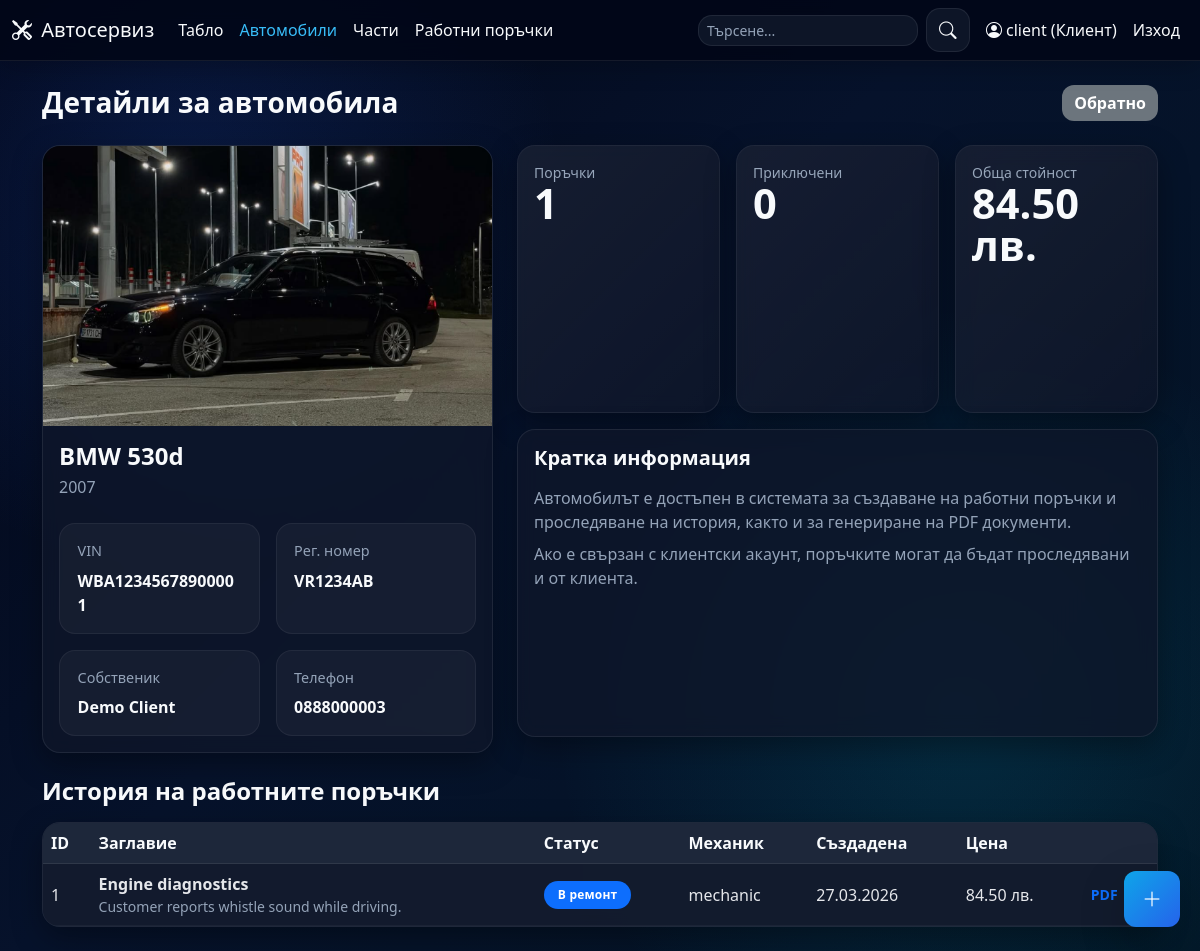
The app's page /cars/1 (signed in) with its own data.
### app/models.py (models this page shows, shortened)
class User(UserMixin, db.Model):
    id = db.Column(db.Integer, primary_key=True)
    username = db.Column(db.String(80), unique=True, nullable=False)
    password_hash = db.Column(db.String(255), nullable=False)
    role = db.Column(db.String(20), nullable=False, default='client')
    full_name = db.Column(db.String(120))
    phone = db.Column(db.String(30))
    created_at = db.Column(db.DateTime, default=datetime.now)
    cars = db.relationship('Car', backref='user', lazy=True)

class Car(db.Model):
    id = db.Column(db.Integer, primary_key=True)
    vin = db.Column(db.String(64), unique=True, nullable=False)
    registration_number = db.Column(db.String(32), unique=True)
    make = db.Column(db.String(80), nullable=False)
    model = db.Column(db.String(80), nullable=False)
    year = db.Column(db.Integer)
    owner_name = db.Column(db.String(120), nullable=False)
    owner_phone = db.Column(db.String(30))
    image_filename = db.Column(db.String(255))
    user_id = db.Column(db.Integer, db.ForeignKey('user.id'))
    created_at = db.Column(db.DateTime, default=datetime.now)
    orders = db.relationship('WorkOrder', backref='car', lazy=True, cascade='all, delete-orphan')

class WorkOrder(db.Model):
    id = db.Column(db.Integer, primary_key=True)
    title = db.Column(db.String(150), nullable=False)
    description = db.Column(db.Text, nullable=False)
    status = db.Column(db.String(30), nullable=False, default='open')
    notes = db.Column(db.Text)
    labor_cost = db.Column(db.Float, nullable=False, default=0.0)
    created_at = db.Column(db.DateTime, default=datetime.now)
    updated_at = db.Column(db.DateTime, default=datetime.now, onupdate=datetime.now)
    car_id = db.Column(db.Integer, db.ForeignKey('car.id'), nullable=False)
    client_id = db.Column(db.Integer, db.ForeignKey('user.id'))
    mechanic_id = db.Column(db.Integer, db.ForeignKey('user.id'))
    created_by_id = db.Column(db.Integer, db.ForeignKey('user.id'))
    client = db.relationship('User', foreign_keys=[client_id], backref='client_orders')
    mechanic = db.relationship('User', foreign_keys=[mechanic_id], backref='assigned_orders')
    created_by = db.relationship('User', foreign_keys=[created_by_id], backref='created_orders')
    parts = db.relationship('WorkOrderPart', backref='work_order', lazy=True, cascade='all, delete-orphan')
    @property
    def total_parts_cost(self):
        return round(sum((link.unit_price_snapshot or 0) * link.quantity_used for link in self.parts), 2)
    @property
    def total_cost(self):
        return round((self.labor_cost or 0) + self.total_parts_cost, 2)

class WorkOrderPart(db.Model):
    id = db.Column(db.Integer, primary_key=True)
    work_order_id = db.Column(db.Integer, db.ForeignKey('work_order.id'), nullable=False)
    part_id = db.Column(db.Integer, db.ForeignKey('part.id'), nullable=False)
    quantity_used = db.Column(db.Integer, nullable=False, default=1)
    unit_price_snapshot = db.Column(db.Float, nullable=False, default=0.0)

### app/routes_cars.py (the view)
    @app.route('/cars/<int:car_id>')
    @login_required
    def car_details(car_id):
        car = Car.query.get_or_404(car_id)
        if not car_access_allowed(car):
            flash('Нямате достъп до този автомобил.', 'danger')
            return redirect(url_for('list_cars'))
        return render_template('car_details.html', car=car, orders=car.orders)

### app/route_support.py (called while the page is built)
def register_template_helpers(app):
    @app.context_processor
    def inject_status_helpers():
        return {
            'status_label': status_label,
            'status_badge': status_badge,
            'status_meta': STATUS_META,
            'role_label': role_label,
            'pdf_export_enabled': pdf_export_available(),
        }

def status_label(status: str) -> str:
    return STATUS_META.get(status, {}).get('label', status)

def status_badge(status: str) -> str:
    return STATUS_META.get(status, {}).get('badge', 'text-bg-light')

def role_label(role: str) -> str:
    return ROLE_META.get(role, role)

def load_pdf_dependencies():
    pagesizes = import_module('reportlab.lib.pagesizes')
    utils = import_module('reportlab.lib.utils')
    pdfbase = import_module('reportlab.pdfbase')
    ttfonts = import_module('reportlab.pdfbase.ttfonts')
    pdfgen = import_module('reportlab.pdfgen.canvas')
    return {
        'A4': pagesizes.A4,
        'simple_split': utils.simpleSplit,
        'pdfmetrics': pdfbase.pdfmetrics,
        'ttfont': ttfonts.TTFont,
        'canvas': pdfgen,
    }

def pdf_export_available() -> bool:
    try:
        load_pdf_dependencies()
    except ImportError:
        return False
    return True

def car_access_allowed(car: Car) -> bool:
    if current_user.role in {'manager', 'mechanic'}:
        return True
    if car.user_id == current_user.id:
        return True
    phone = client_phone(current_user)
    return bool(phone and car.owner_phone == phone)

### app/templates/car_details.html (shortened to what this page needs)
{% extends "base.html" %}
{% block content %}
<div class="d-flex justify-content-between align-items-center mb-4 flex-wrap gap-2">
  <h3 class="mb-0">Детайли за автомобила</h3>
  <div class="d-flex gap-2">
    <a class="btn btn-secondary" href="{{ url_for('list_cars') }}">Обратно</a>
  </div>
</div>
<div class="row g-4 mb-4">
  <div class="col-lg-5">
    <div class="card detail-card h-100 overflow-hidden">
      {% if car.image_filename %}
      <img src="{{ url_for('static', filename=car.image_filename) }}" class="detail-image" alt="{{ car.make }} {{ car.model }}">
      {% else %}
      <div class="detail-image-placeholder"><i class="bi bi-car-front"></i></div>
      {% endif %}
      <div class="card-body">
        <h4 class="mb-1">{{ car.make }} {{ car.model }}</h4>
        <p class="text-muted mb-4">{% if car.year %}{{ car.year }}{% else %}Година не е посочена{% endif %}</p>
        <div class="detail-meta-grid">
          <div class="detail-meta-box">
            <span class="detail-meta-label">VIN</span>
            <strong>{{ car.vin }}</strong>
          </div>
          <div class="detail-meta-box">
            <span class="detail-meta-label">Рег. номер</span>
            <strong>{{ car.registration_number or '-' }}</strong>
          </div>
          <div class="detail-meta-box">
            <span class="detail-meta-label">Собственик</span>
            <strong>{{ car.owner_name }}</strong>
          </div>
          <div class="detail-meta-box">
            <span class="detail-meta-label">Телефон</span>
            <strong>{{ car.owner_phone or '-' }}</strong>
          </div>
        </div>
      </div>
    </div>
  </div>
  <div class="col-lg-7">
    <div class="row g-3 h-100">
      <div class="col-md-4">
        <div class="card stat-card h-100">
          <div class="card-body">
            <div class="small text-muted">Поръчки</div>
            <div class="stat-number">{{ orders|length }}</div>
          </div>
        </div>
      </div>
      <div class="col-md-4">
        <div class="card stat-card h-100 status-completed-card">
          <div class="card-body">
            <div class="small text-muted">Приключени</div>
            <div class="stat-number">{{ orders|selectattr('status', 'equalto', 'completed')|list|length }}</div>
          </div>
        </div>
      </div>
      <div class="col-md-4">
        <div class="card stat-card h-100">
          <div class="card-body">
            <div class="small text-muted">Обща стойност</div>
            <div class="stat-number">{{ '%.2f'|format(orders|sum(attribute='total_cost')) }} лв.</div>
          </div>
        </div>
      </div>
      <div class="col-12">
        <div class="card h-100">
          <div class="card-body">
            <h5 class="mb-3">Кратка информация</h5>
            <p class="text-muted mb-2">Автомобилът е достъпен в системата за създаване на работни поръчки и проследяване на история{% if pdf_export_enabled %}, както и за генериране на PDF документи{% endif %}.</p>
            <p class="text-muted mb-0">Ако е свързан с клиентски акаунт, поръчките могат да бъдат проследявани и от клиента.</p>
          </div>
        </div>
      </div>
    </div>
  </div>
</div>
<h4 class="mb-3">История на работните поръчки</h4>
<div class="card">
  <div class="card-body p-0">
    <div class="table-responsive">
      <table class="table table-hover table-striped mb-0">
        <thead class="table-dark">
          <tr>
            <th>ID</th>
            <th>Заглавие</th>
            <th>Статус</th>
            <th>Механик</th>
            <th>Създадена</th>
            <th>Цена</th>
            <th></th>
          </tr>
        </thead>
        <tbody>
          {% for o in orders %}
          <tr>
            <td>{{ o.id }}</td>
            <td>
              <div class="fw-semibold">{{ o.title }}</div>
              <div class="small text-muted">{{ o.description }}</div>
            </td>
            <td><span class="badge {{ status_badge(o.status) }} status-pill">{{ status_label(o.status) }}</span></td>
            <td>{{ o.mechanic.username if o.mechanic else '-' }}</td>
            <td>{{ o.created_at.strftime('%d.%m.%Y') }}</td>
            <td>{{ '%.2f'|format(o.total_cost) }} лв.</td>
            <td>{% if pdf_export_enabled %}<a class="btn btn-sm btn-outline-primary" href="{{ url_for('work_order_pdf', order_id=o.id) }}">PDF</a>{% endif %}</td>
          </tr>
          {% else %}
          <tr><td colspan="7" class="text-center text-muted">Няма работни поръчки за този автомобил.</td></tr>
          {% endfor %}
        </tbody>
      </table>
    </div>
  </div>
</div>
{% endblock %}

### app/templates/base.html (shortened to what this page needs)
<!doctype html>
<html lang="bg">
<head>
  <link href="https://cdn.jsdelivr.net/npm/bootstrap@5.3.3/dist/css/bootstrap.min.css" rel="stylesheet">
  <link rel="stylesheet" href="https://cdn.jsdelivr.net/npm/bootstrap-icons@1.11.3/font/bootstrap-icons.min.css">
  <link rel="stylesheet" href="{{ url_for('static', filename='css/styles.css') }}">
</head>
<body>
<nav class="navbar navbar-expand-lg sticky-top">
  <div class="container-fluid">
    <a class="navbar-brand" href="{{ url_for('landing') if not current_user.is_authenticated else url_for('dashboard') }}">
      <i class="bi bi-tools me-1"></i> Автосервиз
    </a>
    <div class="collapse navbar-collapse" id="navMenu">
      {% if current_user.is_authenticated %}
      <ul class="navbar-nav me-auto mb-2 mb-lg-0">
        <li class="nav-item"><a class="nav-link {% if request.path.startswith('/dashboard') %}active{% endif %}" href="{{ url_for('dashboard') }}">Табло</a></li>
        <li class="nav-item"><a class="nav-link {% if request.path.startswith('/cars') %}active{% endif %}" href="{{ url_for('list_cars') }}">Автомобили</a></li>
        <li class="nav-item"><a class="nav-link {% if request.path.startswith('/parts') %}active{% endif %}" href="{{ url_for('list_parts') }}">Части</a></li>
        <li class="nav-item"><a class="nav-link {% if request.path.startswith('/work-orders') %}active{% endif %}" href="{{ url_for('list_work_orders') }}">Работни поръчки</a></li>
      </ul>
      {% endif %}
      <ul class="navbar-nav ms-auto align-items-center gap-2">
        {% if current_user.is_authenticated %}
        <li class="nav-item me-2 d-none d-md-block">
          <div class="input-group search-box">
            <input id="globalSearch" class="form-control form-control-sm" type="search" placeholder="Търсене...">
            <span class="input-group-text bg-white"><i class="bi bi-search"></i></span>
          </div>
        </li>
        <li class="nav-item"><span class="navbar-text"><i class="bi bi-person-circle"></i> {{ current_user.username }} ({{ role_label(current_user.role) }})</span></li>
        <li class="nav-item"><a class="nav-link text-danger" href="{{ url_for('logout') }}">Изход</a></li>
        {% else %}
        <li class="nav-item"><a class="nav-link" href="{{ url_for('login') }}">Вход</a></li>
        {% endif %}
      </ul>
    </div>
  </div>
</nav>
<div class="container py-4">
  {% block content %}{% endblock %}
</div>
{% if current_user.is_authenticated and current_user.role in ['manager', 'client'] %}
<button id="fabAdd" class="btn btn-primary btn-lg shadow-lg rounded-circle position-fixed d-flex align-items-center justify-content-center" style="right:20px;bottom:24px;width:56px;height:56px;z-index:1050;" data-bs-toggle="modal" data-bs-target="#fabModal" aria-label="Създай">
  <i class="bi bi-plus-lg" style="font-size:1.25rem"></i>
</button>
{% endif %}
</body>
</html>

### records on screen
User: username "client", role "Клиент"
Car: image_filename (picture), make "BMW", model "530d", year "2007", vin "WBA12345678900001", registration_number "VR1234AB", owner_name "Demo Client", owner_phone "0888000003"
WorkOrder: id "1", title "Engine diagnostics", description "Customer reports whistle sound while driving.", status "В ремонт", mechanic "mechanic", created_at "27.03.2026", total_cost "84.50"

### other values on screen
{{ orders|length }} "1"
{{ orders|selectattr('status', 'equalto', 'completed')|list|length }} "0"
{{ '%.2f'|format(orders|sum(attribute='total_cost')) }} "84.50"
